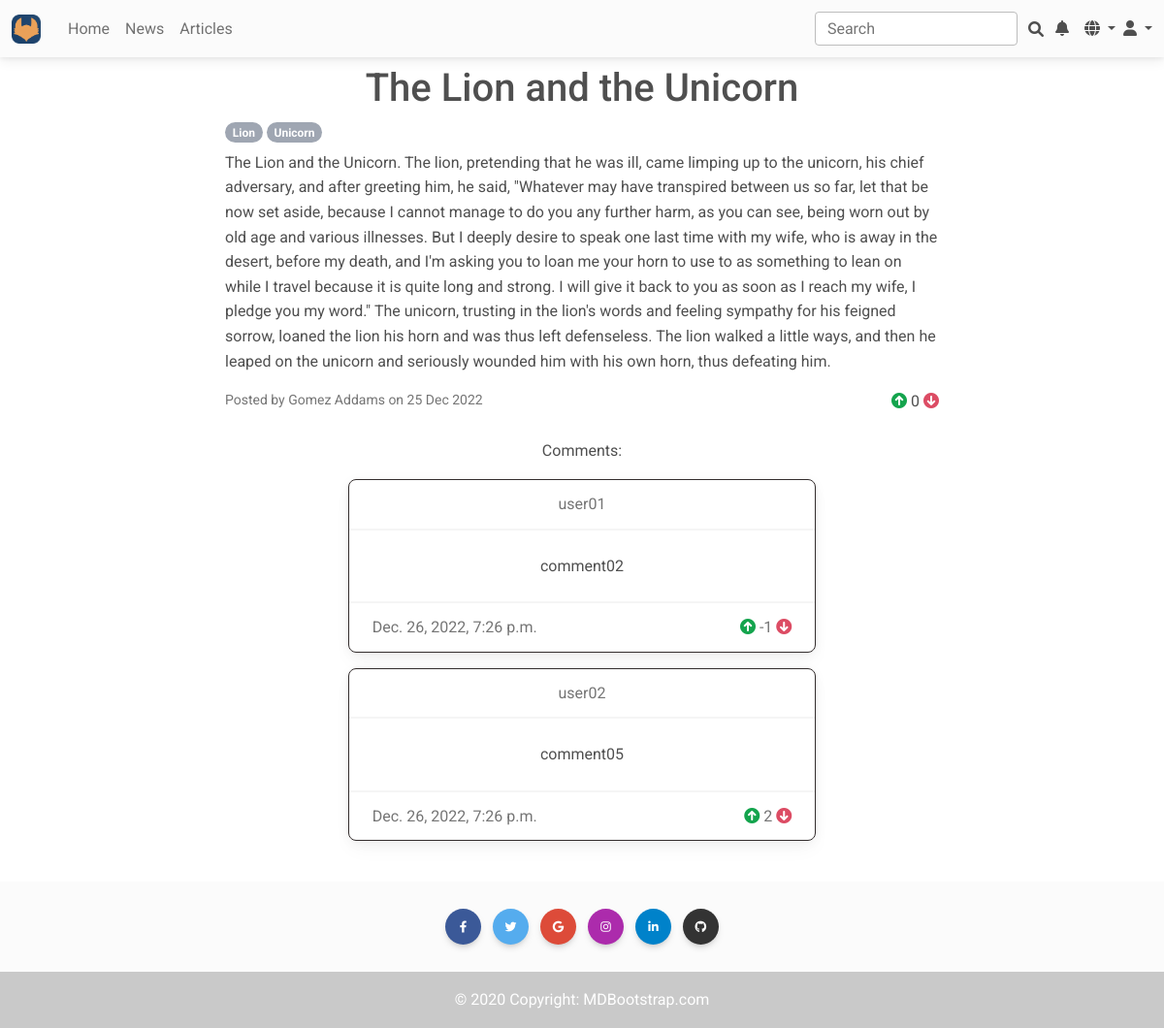
The page /articles/2 on the database its author committed.
### news/models.py (models this page shows, shortened)
class Post(models.Model):
    class PostType(models.IntegerChoices):
        ARTICLE = 1
        NEWS = 2
    author = models.ForeignKey(Author, on_delete=models.CASCADE)
    type = models.PositiveSmallIntegerField(choices=PostType.choices, default=PostType.NEWS)
    created = models.DateTimeField(auto_now_add=True)
    category = models.ManyToManyField(Category, through=PostCategory)
    title = models.CharField(max_length=255)
    text = models.TextField()
    votes = GenericRelation(Like, related_query_name='posts')

class Category(models.Model):
    name = models.CharField(max_length=255, unique=True)
    subscribers = models.ManyToManyField(User, through=CategoryUser)
    def __str__(self):
        return f'{self.name}'
    class Meta:
        verbose_name_plural = "categories"

class Author(models.Model):
    user = models.OneToOneField(User, on_delete=models.CASCADE)
    _rating = models.IntegerField(default=0, db_column='rating')
    @property
    def rating(self):
        return self._rating
    def __str__(self):
        return f'{self.user.get_full_name() or self.user}'

class Comment(models.Model):
    post = models.ForeignKey(Post, on_delete=models.CASCADE)
    user = models.ForeignKey(User, on_delete=models.CASCADE)
    created = models.DateTimeField(auto_now_add=True)
    text = models.TextField()
    votes = GenericRelation(Like, related_query_name='comments')

### news/views.py (the view, shortened to what this page needs)
# urls.py: path('<int:pk>', PostDetail.as_view(), name='post_detail'),
class PostDetail(DetailView, FormView):
    model = Post
    template_name = 'post.html'
    context_object_name = 'post'
    form_class = CommentForm
    def get_object(self, *args, **kwargs):
        obj = cache.get(f'post-{self.kwargs["pk"]}', None)
        if not obj:
            obj = super().get_object(queryset=self.queryset)
            cache.set(f'post-{self.kwargs["pk"]}', obj)
        return obj
    def get_context_data(self, **kwargs):
        context = super().get_context_data(**kwargs)
        context['comments'] = Comment.objects.filter(post=self.get_object())
        return context

### news/forms.py
class CommentForm(forms.ModelForm):
    class Meta:
        model = Comment
        fields = ['text']
        widgets = {
                'text': forms.Textarea(attrs={'placeholder': _('Post a new comment'),
                                              'rows': 5, 'class': 'form-control'}),
        }

### news/models.py (called while the page is built)
    def sum_rating(self):
        return self.get_queryset().aggregate(Sum('vote')).get('vote__sum') or 0

### news/templatetags/custom_filters.py (called while the page is built)
@register.filter()
def censor(text: str) -> str:
    if not isinstance(text, str):
        raise TypeError('Censor input must be a string')
    for word in CENSOR_LIST:
        text = re.sub(r"\b" + f"({word[0]}){word[1:]}" + r"\b",
                      lambda x, w=word: (w[0].upper() if x.group(1).isupper() else w[0]) + f"{'*' * (len(w) - 1)}",
                      text,
                      flags=re.IGNORECASE)
    return text

@register.filter(name='in_group')
def in_group(user, group_name):
    return user.groups.filter(name=group_name).exists()

### templates/post.html (shortened to what this page needs)
{% extends 'flatpages/default.html' %}
{% load custom_filters %}
{% load i18n %}
{% block content %}
<h1 class="text-center mt-2">{{ post.title|censor }}</h1>
<div>
  {% for category in post.category.all %}
  <span class="badge rounded-pill bg-secondary mb-2">{{ category }}</span>
  {% endfor %}
</div>
<p>{{ post.text|censor }}</p>
<div class="row">
  <div class="col d-flex justify-content-start"><small class="text-muted">
    {% trans "Posted by" %} {{ post.author }} {% trans "on" %} {{ post.created|date:'d M Y' }}
  </small></div>
  <div class="col d-flex justify-content-end">
      <a href="#" data-model="post" data-id="{{ post.id }}" data-value=1 class="text-success like-button">
        <i class="fas fa-arrow-circle-up"></i></a>
      <div id="post{{ post.id }}" class="mx-1">{{ post.votes.sum_rating }}</div>
      <a href="#" data-model="post" data-id="{{ post.id }}" data-value=-1 class="text-danger like-button">
        <i class="fas fa-arrow-circle-down"></i></a>
  </div>
</div>
<br>
<div class="row d-flex justify-content-center text-center">
  <div class="col-md-8">
    <p id="comments">{% trans "Comments" %}:</p>
    {% if comments %}
    {% for comment in comments %}
    <div  class="card border border-dark mb-3">
      <div class="card-header text-muted">{{ comment.user }}</div>
      <div class="card-body">
        <p class="card-text">{{ comment.text|censor }}</p>
      </div>
      <div class="card-footer text-muted">
        <div class="row">
          <div class="col d-flex justify-content-start">{{ comment.created }}</div>
          <div class="col d-flex justify-content-end">
              <a href="#" data-model="comment" data-id="{{ comment.id }}" data-value=1 class="text-success like-button">
                <i class="fas fa-arrow-circle-up"></i></a>
              <div id="comment{{ comment.id }}" class="mx-1">{{ comment.votes.sum_rating }}</div>
              <a href="#" data-model="comment" data-id="{{ comment.id }}" data-value=-1 class="text-danger like-button">
                <i class="fas fa-arrow-circle-down"></i></a>
          </div>
        </div>
      </div>
    </div>
    {% endfor %}
    {% else %}
    <p>{% trans "None yet!" %}</p>
    {% endif %}
  </div>
</div>
{% endblock content %}

### rows shown on the page
Post: title|censor "The Lion and the Unicorn", text|censor "The Lion and the Unicorn. The lion, pretending that he was ill, came limping up to the unicorn, his chief adversary, and after greeting him, he said, \"Whatever may have transpired between us so far, let that be now set aside, because I cannot manage to do you any further harm, as you can see, being worn out by old age and various illnesses. But I deeply desire to speak one last time with my wife, who is away in the desert, before my death, and I'm asking you to loan me your horn to use to as something to lean on while I travel because it is quite long and strong. I will give it back to you as soon as I reach my wife, I pledge you my word.\" The unicorn, trusting in the lion's words and…", author "Gomez Addams", created "25 Dec 2022", votes.sum_rating "0"
Category: name "Lion"
Category: name "Unicorn"
Comment: user "user01", text|censor "comment02", created "Dec. 26, 2022, 7:26 p.m.", votes.sum_rating "-1"
Comment: user "user02", text|censor "comment05", created "Dec. 26, 2022, 7:26 p.m.", votes.sum_rating "2"
